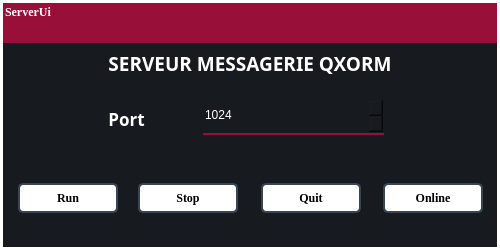
<?xml version="1.0" encoding="UTF-8"?>
<ui version="4.0">
 <class>ServerUi</class>
 <widget class="QWidget" name="ServerUi">
  <property name="windowModality">
   <enum>Qt::NonModal</enum>
  </property>
  <property name="enabled">
   <bool>true</bool>
  </property>
  <property name="geometry">
   <rect>
    <x>0</x>
    <y>0</y>
    <width>500</width>
    <height>250</height>
   </rect>
  </property>
  <property name="font">
   <font>
    <family>Rockwell</family>
    <pointsize>10</pointsize>
    <weight>75</weight>
    <bold>true</bold>
   </font>
  </property>
  <property name="windowTitle">
   <string>ServerUi</string>
  </property>
  <property name="styleSheet">
   <string notr="true">QWidget{
	Background:rgb(23, 27, 31);
	color:rgb(255,255,255);
	
}</string>
  </property>
  <layout class="QGridLayout" name="gridLayout">
   <property name="leftMargin">
    <number>0</number>
   </property>
   <property name="topMargin">
    <number>0</number>
   </property>
   <property name="rightMargin">
    <number>0</number>
   </property>
   <property name="bottomMargin">
    <number>0</number>
   </property>
   <property name="spacing">
    <number>0</number>
   </property>
   <item row="0" column="0">
    <widget class="QFrame" name="main_frame">
     <property name="styleSheet">
      <string notr="true">QWidget{
	background:rgb(4, 26, 76);
	border:3px solid rgb(255, 255, 255);
	
}</string>
     </property>
     <property name="frameShape">
      <enum>QFrame::StyledPanel</enum>
     </property>
     <property name="frameShadow">
      <enum>QFrame::Raised</enum>
     </property>
     <layout class="QVBoxLayout" name="verticalLayout">
      <property name="spacing">
       <number>0</number>
      </property>
      <property name="leftMargin">
       <number>0</number>
      </property>
      <property name="topMargin">
       <number>0</number>
      </property>
      <property name="rightMargin">
       <number>0</number>
      </property>
      <property name="bottomMargin">
       <number>0</number>
      </property>
      <item>
       <widget class="QFrame" name="frame">
        <property name="maximumSize">
         <size>
          <width>16777215</width>
          <height>40</height>
         </size>
        </property>
        <property name="font">
         <font>
          <pointsize>6</pointsize>
         </font>
        </property>
        <property name="styleSheet">
         <string notr="true">QFrame{
		Background:rgb(152, 16, 57);
		border:none;
}</string>
        </property>
        <property name="frameShape">
         <enum>QFrame::StyledPanel</enum>
        </property>
        <property name="frameShadow">
         <enum>QFrame::Raised</enum>
        </property>
        <widget class="QPushButton" name="Close_Button">
         <property name="geometry">
          <rect>
           <x>457</x>
           <y>2</y>
           <width>35</width>
           <height>35</height>
          </rect>
         </property>
         <property name="styleSheet">
          <string notr="true">QPushButton{
		background:rgb(152, 16, 57);
		color:rgb(0,0,0);
		border-top-left-radius:5px;
		border-top-right-radius:5px;
		border-bottom-right-radius:5px;
		border-bottom-left-radius:5px;
		border:0px solid rgb(255,255,255);
}

QPushButton::hover{
		background:rgb(23, 27, 31);
		color:rgb(57, 69, 81);
		border-top-left-radius:5px;
		border-top-right-radius:5px;
		border-bottom-right-radius:5px;
		border-bottom-left-radius:5px;
		border:0px solid rgb(255,255,255);

}
</string>
         </property>
         <property name="text">
          <string/>
         </property>
         <property name="iconSize">
          <size>
           <width>35</width>
           <height>35</height>
          </size>
         </property>
        </widget>
        <widget class="QLabel" name="label_2">
         <property name="geometry">
          <rect>
           <x>2</x>
           <y>2</y>
           <width>261</width>
           <height>38</height>
          </rect>
         </property>
         <property name="font">
          <font>
           <family>Georgia</family>
           <pointsize>9</pointsize>
           <weight>75</weight>
           <bold>true</bold>
          </font>
         </property>
         <property name="styleSheet">
          <string notr="true">QLabel{
	color:rgb(255,255,255);
}</string>
         </property>
         <property name="text">
          <string>ServerUi</string>
         </property>
         <property name="alignment">
          <set>Qt::AlignLeading|Qt::AlignLeft|Qt::AlignTop</set>
         </property>
        </widget>
        <widget class="QPushButton" name="minimizeUi_Button">
         <property name="geometry">
          <rect>
           <x>414</x>
           <y>2</y>
           <width>35</width>
           <height>35</height>
          </rect>
         </property>
         <property name="styleSheet">
          <string notr="true">QPushButton{
		background:rgb(152, 16, 57);
		color:rgb(0,0,0);
		border-top-left-radius:5px;
		border-top-right-radius:5px;
		border-bottom-right-radius:5px;
		border-bottom-left-radius:5px;
		border:0px solid rgb(255,255,255);
}

QPushButton::hover{
		background:rgb(23, 27, 31);
		color:rgb(57, 69, 81);
		border-top-left-radius:5px;
		border-top-right-radius:5px;
		border-bottom-right-radius:5px;
		border-bottom-left-radius:5px;
		border:0px solid rgb(255,255,255);

}
</string>
         </property>
         <property name="text">
          <string/>
         </property>
         <property name="iconSize">
          <size>
           <width>35</width>
           <height>35</height>
          </size>
         </property>
        </widget>
       </widget>
      </item>
      <item>
       <widget class="QFrame" name="frame_2">
        <property name="styleSheet">
         <string notr="true">QFrame{
		Background:rgb(69, 176, 230);
		border:none

}</string>
        </property>
        <property name="frameShape">
         <enum>QFrame::StyledPanel</enum>
        </property>
        <property name="frameShadow">
         <enum>QFrame::Raised</enum>
        </property>
        <layout class="QVBoxLayout" name="verticalLayout_2">
         <property name="spacing">
          <number>0</number>
         </property>
         <property name="leftMargin">
          <number>0</number>
         </property>
         <property name="topMargin">
          <number>0</number>
         </property>
         <property name="rightMargin">
          <number>0</number>
         </property>
         <property name="bottomMargin">
          <number>0</number>
         </property>
         <item>
          <widget class="QFrame" name="frame_3">
           <property name="maximumSize">
            <size>
             <width>16777215</width>
             <height>40</height>
            </size>
           </property>
           <property name="styleSheet">
            <string notr="true">QFrame{
		Background:rgb(23, 27, 31);
		border:none

}</string>
           </property>
           <property name="frameShape">
            <enum>QFrame::StyledPanel</enum>
           </property>
           <property name="frameShadow">
            <enum>QFrame::Raised</enum>
           </property>
           <layout class="QHBoxLayout" name="horizontalLayout">
            <property name="spacing">
             <number>0</number>
            </property>
            <property name="leftMargin">
             <number>0</number>
            </property>
            <property name="topMargin">
             <number>0</number>
            </property>
            <property name="rightMargin">
             <number>0</number>
            </property>
            <property name="bottomMargin">
             <number>0</number>
            </property>
            <item>
             <widget class="QLabel" name="label">
              <property name="font">
               <font>
                <family>Centaur</family>
                <pointsize>14</pointsize>
                <weight>75</weight>
                <bold>true</bold>
               </font>
              </property>
              <property name="styleSheet">
               <string notr="true">QLabel{
		color:rgb(255,255,255);
}</string>
              </property>
              <property name="text">
               <string>SERVEUR MESSAGERIE QXORM</string>
              </property>
              <property name="alignment">
               <set>Qt::AlignCenter</set>
              </property>
             </widget>
            </item>
           </layout>
          </widget>
         </item>
         <item>
          <widget class="QFrame" name="frame_4">
           <property name="styleSheet">
            <string notr="true">QFrame{
		Background:rgb(23, 27, 31);
		border:none

}</string>
           </property>
           <property name="frameShape">
            <enum>QFrame::StyledPanel</enum>
           </property>
           <property name="frameShadow">
            <enum>QFrame::Raised</enum>
           </property>
           <widget class="QSpinBox" name="Port">
            <property name="geometry">
             <rect>
              <x>200</x>
              <y>14</y>
              <width>181</width>
              <height>38</height>
             </rect>
            </property>
            <property name="styleSheet">
             <string notr="true">QSpinBox{
		background:rgb(23,27,31);
		color:rgb(255,255,255);
		border:none;
		border-bottom:2px solid rgb(152, 16, 57);	
}</string>
            </property>
            <property name="minimum">
             <number>1024</number>
            </property>
            <property name="maximum">
             <number>99999</number>
            </property>
            <property name="singleStep">
             <number>1</number>
            </property>
           </widget>
           <widget class="QLabel" name="label_3">
            <property name="geometry">
             <rect>
              <x>63</x>
              <y>20</y>
              <width>121</width>
              <height>31</height>
             </rect>
            </property>
            <property name="font">
             <font>
              <family>Centaur</family>
              <pointsize>13</pointsize>
              <weight>75</weight>
              <bold>true</bold>
             </font>
            </property>
            <property name="styleSheet">
             <string notr="true">QLabel{
	color:rgb(255,255,255);
}</string>
            </property>
            <property name="text">
             <string>Port</string>
            </property>
            <property name="alignment">
             <set>Qt::AlignCenter</set>
            </property>
           </widget>
           <widget class="QPushButton" name="Running_Button">
            <property name="geometry">
             <rect>
              <x>15</x>
              <y>100</y>
              <width>100</width>
              <height>30</height>
             </rect>
            </property>
            <property name="font">
             <font>
              <family>Georgia</family>
              <pointsize>9</pointsize>
              <weight>75</weight>
              <bold>true</bold>
             </font>
            </property>
            <property name="styleSheet">
             <string notr="true">QPushButton{
		background:rgb(255,255,255);
		color:rgb(0,0,0);
		border-top-left-radius:5px;
		border-top-right-radius:5px;
		border-bottom-right-radius:5px;
		border-bottom-left-radius:5px;
		border:2px solid rgb(57, 69, 81);
}

QPushButton::hover{
		background:rgb(38, 39, 41);
		color:rgb(255,255,255);
		border-top-left-radius:5px;
		border-top-right-radius:5px;
		border-bottom-right-radius:5px;
		border-bottom-left-radius:5px;
		border:2px solid rgb(255,255,255);

}
</string>
            </property>
            <property name="text">
             <string>Run</string>
            </property>
            <property name="iconSize">
             <size>
              <width>25</width>
              <height>25</height>
             </size>
            </property>
           </widget>
           <widget class="QPushButton" name="StopServer_Button">
            <property name="geometry">
             <rect>
              <x>258</x>
              <y>100</y>
              <width>100</width>
              <height>30</height>
             </rect>
            </property>
            <property name="font">
             <font>
              <family>Georgia</family>
              <pointsize>9</pointsize>
              <weight>75</weight>
              <bold>true</bold>
             </font>
            </property>
            <property name="styleSheet">
             <string notr="true">QPushButton{
		background:rgb(255,255,255);
		color:rgb(0,0,0);
		border-top-left-radius:5px;
		border-top-right-radius:5px;
		border-bottom-right-radius:5px;
		border-bottom-left-radius:5px;
		border:2px solid rgb(57, 69, 81);
}

QPushButton::hover{
		background:rgb(236, 49, 50);
		color:rgb(255,255,255);
		border-top-left-radius:5px;
		border-top-right-radius:5px;
		border-bottom-right-radius:5px;
		border-bottom-left-radius:5px;
		border:2px solid rgb(255,255,255);

}
</string>
            </property>
            <property name="text">
             <string>Quit</string>
            </property>
            <property name="iconSize">
             <size>
              <width>25</width>
              <height>25</height>
             </size>
            </property>
           </widget>
           <widget class="QPushButton" name="StopConnexion_Button">
            <property name="geometry">
             <rect>
              <x>135</x>
              <y>100</y>
              <width>100</width>
              <height>30</height>
             </rect>
            </property>
            <property name="font">
             <font>
              <family>Georgia</family>
              <pointsize>9</pointsize>
              <weight>75</weight>
              <bold>true</bold>
             </font>
            </property>
            <property name="styleSheet">
             <string notr="true">QPushButton{
		background:rgb(255,255,255);
		color:rgb(0,0,0);
		border-top-left-radius:5px;
		border-top-right-radius:5px;
		border-bottom-right-radius:5px;
		border-bottom-left-radius:5px;
		border:2px solid rgb(57, 69, 81);
}

QPushButton::hover{
		background:rgb(38, 39, 41);
		color:rgb(255,255,255);
		border-top-left-radius:5px;
		border-top-right-radius:5px;
		border-bottom-right-radius:5px;
		border-bottom-left-radius:5px;
		border:2px solid rgb(255,255,255);

}
</string>
            </property>
            <property name="text">
             <string>Stop</string>
            </property>
            <property name="iconSize">
             <size>
              <width>25</width>
              <height>25</height>
             </size>
            </property>
           </widget>
           <widget class="QPushButton" name="Online_Button">
            <property name="geometry">
             <rect>
              <x>380</x>
              <y>100</y>
              <width>100</width>
              <height>30</height>
             </rect>
            </property>
            <property name="font">
             <font>
              <family>Georgia</family>
              <pointsize>9</pointsize>
              <weight>75</weight>
              <bold>true</bold>
             </font>
            </property>
            <property name="styleSheet">
             <string notr="true">QPushButton{
		background:rgb(255,255,255);
		color:rgb(0,0,0);
		border-top-left-radius:5px;
		border-top-right-radius:5px;
		border-bottom-right-radius:5px;
		border-bottom-left-radius:5px;
		border:2px solid rgb(57, 69, 81);
}

QPushButton::hover{
		background:rgb(38, 39, 41);
		color:rgb(255,255,255);
		border-top-left-radius:5px;
		border-top-right-radius:5px;
		border-bottom-right-radius:5px;
		border-bottom-left-radius:5px;
		border:2px solid rgb(255,255,255);

}
</string>
            </property>
            <property name="text">
             <string>Online</string>
            </property>
           </widget>
          </widget>
         </item>
        </layout>
       </widget>
      </item>
     </layout>
    </widget>
   </item>
  </layout>
 </widget>
 <resources/>
 <connections/>
</ui>
